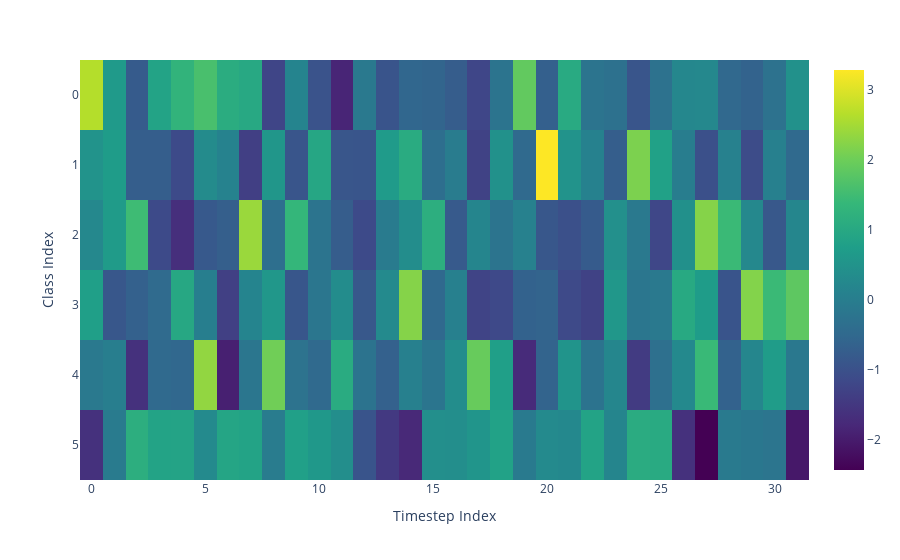

Source (notebook cell):
### Code cell
importance = np.mean(shap_values.abs.values, axis=0).T

importance_norm = (
    importance - importance.mean(axis=-1, keepdims=True)
) / importance.std(axis=-1, keepdims=True)
fig = px.imshow(
    importance_norm,
    color_continuous_scale="Viridis",
    aspect="auto",
)
fig.update_xaxes(title_text="Timestep Index")
fig.update_yaxes(
    title_text="Class Index", tickmode="array",
    tickvals=np.arange(importance_norm.shape[0]),
    ticktext=[str(i) for i in range(importance_norm.shape[0])]
)
fig.show()

### Figure 1 — Plotly figure (JSON) as saved in the notebook; plotly's stock layout.template omitted (floating-point values rounded to 4 significant figures; data arrays with more than 128 entries replaced by an {"elided": "..."} marker saying what was removed)
{"data": [{"coloraxis": "coloraxis", "hovertemplate": "x: %{x}<br>y: %{y}<br>color: %{z}<extra></extra>", "name": "0", "type": "heatmap", "xaxis": "x", "yaxis": "y", "z": {"elided": "6x32 float values"}}], "layout": {"coloraxis": {"colorscale": [[0, "#440154"], [0.1111, "#482878"], [0.2222, "#3e4989"], [0.3333, "#31688e"], [0.4444, "#26828e"], [0.5556, "#1f9e89"], [0.6667, "#35b779"], [0.7778, "#6ece58"], [0.8889, "#b5de2b"], [1, "#fde725"]]}, "margin": {"t": 60}, "xaxis": {"anchor": "y", "domain": [0, 1], "title": {"text": "Timestep Index"}}, "yaxis": {"anchor": "x", "autorange": "reversed", "domain": [0, 1], "tickmode": "array", "ticktext": ["0", "1", "2", "3", "4", "5"], "tickvals": [0, 1, 2, 3, 4, 5], "title": {"text": "Class Index"}}}}
